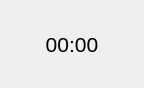
<?xml version="1.0" encoding="UTF-8"?>
<ui version="4.0">
 <class>Form</class>
 <widget class="QWidget" name="Form">
  <property name="geometry">
   <rect>
    <x>0</x>
    <y>0</y>
    <width>144</width>
    <height>88</height>
   </rect>
  </property>
  <property name="windowTitle">
   <string>Form</string>
  </property>
  <layout class="QGridLayout" name="gridLayout">
   <item row="0" column="0" colspan="2">
    <widget class="QLabel" name="clockLabel">
     <property name="font">
      <font>
       <pointsize>16</pointsize>
      </font>
     </property>
     <property name="text">
      <string>00:00</string>
     </property>
     <property name="alignment">
      <set>Qt::AlignCenter</set>
     </property>
    </widget>
   </item>
  </layout>
 </widget>
 <resources/>
 <connections/>
</ui>
